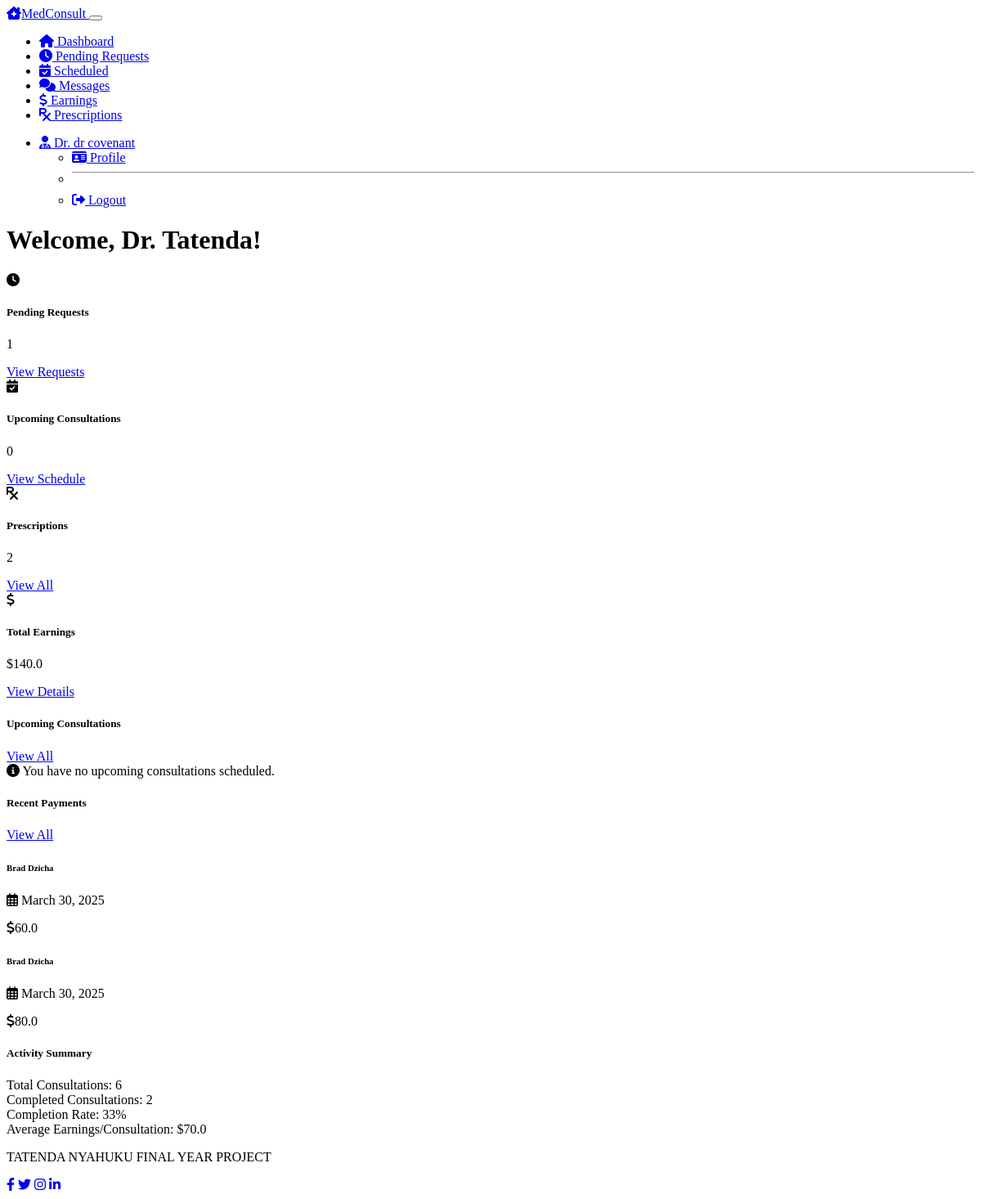
Before: /doctor/dashboard (signed in) with the older database file.
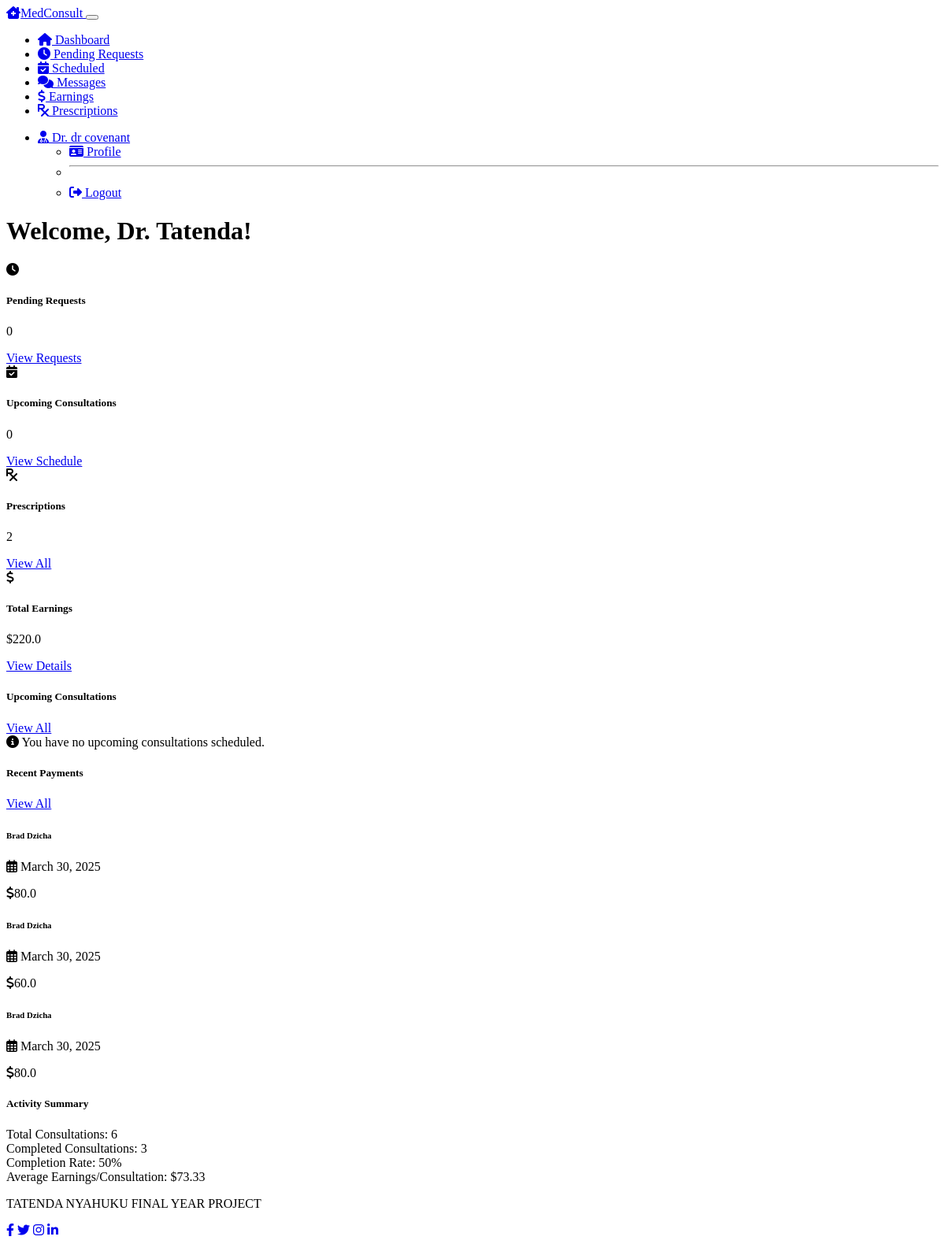
After: the same page with the newer database file.
### models.py (models this page shows, shortened)
class Payment(db.Model):
    __tablename__ = 'payments'
    id = db.Column(db.Integer, primary_key=True)
    consultation_id = db.Column(db.Integer, db.ForeignKey('consultations.id'), nullable=False)
    amount = db.Column(db.Float, nullable=False)
    status = db.Column(db.String(50), default='pending')  # pending, completed, refunded
    timestamp = db.Column(db.DateTime, default=datetime.utcnow)
    consultation = db.relationship('Consultation', foreign_keys=[consultation_id])

class Patient(db.Model):
    __tablename__ = 'patients'
    id = db.Column(db.Integer, primary_key=True)
    user_id = db.Column(db.Integer, db.ForeignKey('users.id'), nullable=False)
    first_name = db.Column(db.String(50), nullable=False)
    last_name = db.Column(db.String(50), nullable=False)
    date_of_birth = db.Column(db.Date, nullable=True)
    phone_number = db.Column(db.String(20), nullable=True)
    address = db.Column(db.String(200), nullable=True)
    consultations = db.relationship('Consultation', backref='patient', lazy=True)
    wallet_balance = db.Column(db.Float, default=0.0)

### routes.py (the view)
@app.route('/doctor/dashboard')
@login_required
@doctor_required
def doctor_dashboard():
    is_verified = current_user.doctor.is_verified
    if not is_verified:
        flash('Your account is pending verification by an administrator. You will not be able to manage consultations until your account is verified.', 'warning')
    upcoming_consultations = []
    pending_requests = []
    recent_payments = []
    total_prescriptions = 0
    total_earnings = 0
    total_consultations = 0
    completed_consultations = 0
    if is_verified:
        upcoming_consultations = Consultation.query.filter_by(
            doctor_id=current_user.doctor.id,
            status='accepted'
        ).filter(
            Consultation.scheduled_time > datetime.utcnow()
        ).order_by(Consultation.scheduled_time).all()
        pending_requests = Consultation.query.filter_by(
            doctor_id=current_user.doctor.id,
            status='requested'
        ).order_by(Consultation.created_at.desc()).all()
        recent_payments = Payment.query.join(Consultation).filter(
            Consultation.doctor_id == current_user.doctor.id,
            Payment.status == 'completed'
        ).order_by(Payment.timestamp.desc()).limit(5).all()
        earnings_result = db.session.query(func.sum(Payment.amount)).join(Consultation).filter(
            Consultation.doctor_id == current_user.doctor.id,
            Payment.status == 'completed'
        ).scalar()
        total_earnings = earnings_result if earnings_result else 0
        prescription_count = db.session.query(func.count(Prescription.id)).join(
            Consultation, Prescription.consultation_id == Consultation.id
        ).filter(
            Consultation.doctor_id == current_user.doctor.id
        ).scalar()
        total_prescriptions = prescription_count if prescription_count else 0
        total_consultations_count = db.session.query(func.count(Consultation.id)).filter(
            Consultation.doctor_id == current_user.doctor.id
        ).scalar()
        total_consultations = total_consultations_count if total_consultations_count else 0
        completed_consultations_count = db.session.query(func.count(Consultation.id)).filter(
            Consultation.doctor_id == current_user.doctor.id,
            Consultation.status == 'completed'
        ).scalar()
        completed_consultations = completed_consultations_count if completed_consultations_count else 0
    return render_template('doctor/dashboard.html',
                          title='Doctor Dashboard',
                          upcoming_consultations=upcoming_consultations,
                          pending_requests=pending_requests,
                          recent_payments=recent_payments,
                          total_prescriptions=total_prescriptions,
                          total_earnings=total_earnings,
                          total_consultations=total_consultations,
                          completed_consultations=completed_consultations,
                          is_verified=is_verified,
                          now=datetime.utcnow,
                          timedelta=timedelta)

### models.py (called while the page is built)
@login_manager.user_loader
def load_user(user_id):
    user = User.query.get(int(user_id))
    if user:
        return user
    return None

### routes.py (called while the page is built)
def doctor_required(f):
    @wraps(f)
    def decorated_function(*args, **kwargs):
        if not current_user.is_authenticated or current_user.role != 'doctor':
            flash('Access denied: Doctor access required', 'danger')
            return redirect(url_for('login'))
        return f(*args, **kwargs)
    return decorated_function

### templates/doctor/dashboard.html (shortened to what the changed rows need)
{% extends "layout.html" %}
{% block content %}
<div class="row mb-4">
    <div class="col-12">
        <h1 class="mb-4">Welcome, Dr. {{ current_user.doctor.first_name }}!</h1>
    </div>
</div>
{% if not current_user.doctor.is_verified %}
<div class="row mb-4">
    <div class="col-12">
        <div class="card bg-dark text-light">
            <div class="card-header bg-warning text-dark">
                <h5 class="mb-0"><i class="fas fa-exclamation-triangle me-2"></i>Account Pending Verification</h5>
            </div>
            <div class="card-body">
                <p>Your doctor account is currently awaiting verification by our administrators. Until your account is verified:</p>
                <ul>
                    <li>You will not appear in patient searches</li>
                    <li>You cannot receive consultation requests</li>
                    <li>You cannot participate in video consultations</li>
                    <li>You cannot issue prescriptions</li>
                </ul>
                <p>This verification process ensures that all medical professionals on our platform have the proper credentials. We typically complete verification within 1-3 business days.</p>
                <p>If your verification is taking longer than expected, please ensure your profile information is complete and accurate, including your medical license number and qualifications.</p>
                <div class="d-grid gap-2 col-md-6 mx-auto mt-4">
                    <a href="{{ url_for('doctor_profile') }}" class="btn btn-primary">
                        <i class="fas fa-user-md me-2"></i>Update My Profile
                    </a>
                </div>
            </div>
        </div>
    </div>
</div>
{% else %}
<div class="row mb-4">
    <div class="col-md-6 col-lg-3 mb-4">
        <div class="card dashboard-card bg-dark text-light h-100">
            <div class="card-body text-center">
                <div class="display-4 mb-2">
                    <i class="fas fa-clock text-warning"></i>
                </div>
                <h5 class="card-title">Pending Requests</h5>
                <p class="card-text display-6">{{ pending_requests|length }}</p>
                <a href="{{ url_for('doctor_pending_requests') }}" class="btn btn-primary">View Requests</a>
            </div>
        </div>
    </div>
    <div class="col-md-6 col-lg-3 mb-4">
        <div class="card dashboard-card bg-dark text-light h-100">
            <div class="card-body text-center">
                <div class="display-4 mb-2">
                    <i class="fas fa-calendar-check text-primary"></i>
                </div>
                <h5 class="card-title">Upcoming Consultations</h5>
                <p class="card-text display-6">{{ upcoming_consultations|length }}</p>
                <a href="{{ url_for('doctor_scheduled_consultations') }}" class="btn btn-primary">View Schedule</a>
            </div>
        </div>
    </div>
    <div class="col-md-6 col-lg-3 mb-4">
        <div class="card dashboard-card bg-dark text-light h-100">
            <div class="card-body text-center">
                <div class="display-4 mb-2">
                    <i class="fas fa-prescription text-info"></i>
                </div>
                <h5 class="card-title">Prescriptions</h5>
                <p class="card-text display-6">{{ total_prescriptions }}</p>
                <a href="{{ url_for('doctor_prescriptions') }}" class="btn btn-primary">View All</a>
            </div>
        </div>
    </div>
    <div class="col-md-6 col-lg-3 mb-4">
        <div class="card dashboard-card bg-dark text-light h-100">
            <div class="card-body text-center">
                <div class="display-4 mb-2">
                    <i class="fas fa-dollar-sign text-success"></i>
                </div>
                <h5 class="card-title">Total Earnings</h5>
                <p class="card-text display-6">${{ total_earnings|round(2) }}</p>
                <a href="{{ url_for('doctor_earnings') }}" class="btn btn-primary">View Details</a>
            </div>
        </div>
    </div>
</div>
<div class="row">
    <div class="col-md-8">
        <div class="card bg-dark text-light mb-4">
            <div class="card-header d-flex justify-content-between align-items-center">
                <h5 class="mb-0">Upcoming Consultations</h5>
                <a href="{{ url_for('doctor_scheduled_consultations') }}" class="btn btn-sm btn-outline-primary">View All</a>
            </div>
            <div class="card-body">
                {% if upcoming_consultations %}
                    {% for consultation in upcoming_consultations %}
                        <div class="consultation-item p-3 mb-3 rounded bg-dark border border-secondary">
                            <div class="d-flex justify-content-between align-items-start">
                                <div>
                                    <h5 class="mb-1">{{ consultation.patient.first_name }} {{ consultation.patient.last_name }}</h5>
                                    <p class="mb-1">
                                        <i class="fas fa-calendar-alt me-2"></i>
                                        {{ consultation.scheduled_time.strftime('%B %d, %Y') }}
                                    </p>
                                    <p class="mb-2">
                                        <i class="fas fa-clock me-2"></i>
                                        {{ consultation.scheduled_time.strftime('%I:%M %p') }}
                                    </p>
                                    <p class="mb-0">
                                        <span class="badge bg-primary">
                                            <i class="fas fa-dollar-sign me-1"></i>{{ consultation.final_fee }}
                                        </span>
                                    </p>
                                </div>
                                <div>
                                    {% set time_now = now() %}
                                    {% set time_start = consultation.scheduled_time - timedelta(minutes=15) %}
                                    {% set time_end = consultation.scheduled_time + timedelta(minutes=15) %}
                                    {% if time_now >= time_start and time_now <= time_end %}
                                        <a href="{{ url_for('doctor_consultation_room', consultation_id=consultation.id) }}" class="btn btn-success">
                                            <i class="fas fa-video me-1"></i> Join Now
                                        </a>
                                    {% else %}
                                        <button class="btn btn-secondary" disabled>
                                            <i class="fas fa-video me-1"></i> Not Yet Available
                                        </button>
                                    {% endif %}
                                    <a href="{{ url_for('doctor_consultation_messages', consultation_id=consultation.id) }}" class="btn btn-outline-primary mt-2">
                                        <i class="fas fa-comments me-1"></i> Messages
                                    </a>
                                </div>
                            </div>
                        </div>
                    {% endfor %}
                {% else %}
                    <div class="alert alert-info">
                        <i class="fas fa-info-circle me-2"></i>
                        You have no upcoming consultations scheduled.
                    </div>
                {% endif %}
            </div>
        </div>
    </div>
    <div class="col-md-4">
        <div class="card bg-dark text-light mb-4">
            <div class="card-header d-flex justify-content-between align-items-center">
                <h5 class="mb-0">Recent Payments</h5>
                <a href="{{ url_for('doctor_earnings') }}" class="btn btn-sm btn-outline-primary">View All</a>
            </div>
            <div class="card-body">
                {% if recent_payments %}
                    {% for payment in recent_payments %}
                        <div class="border-bottom pb-3 mb-3">
                            <div class="d-flex justify-content-between align-items-start">
                                <div>
                                    <h6>{{ payment.consultation.patient.first_name }} {{ payment.consultation.patient.last_name }}</h6>
                                    <p class="mb-0 small text-muted">
                                        <i class="far fa-calendar-alt me-1"></i>
                                        {{ payment.timestamp.strftime('%B %d, %Y') }}
                                    </p>
                                </div>
                                <div>
                                    <span class="badge bg-success">
                                        <i class="fas fa-dollar-sign me-1"></i>{{ payment.amount }}
                                    </span>
                                </div>
                            </div>
                        </div>
                    {% endfor %}
                {% else %}
                    <div class="alert alert-info">
                        <i class="fas fa-info-circle me-2"></i>
                        No recent payments.
                    </div>
                {% endif %}
            </div>
        </div>
        <div class="card bg-dark text-light">
            <div class="card-header">
                <h5 class="mb-0">Activity Summary</h5>
            </div>
            <div class="card-body">
                <div class="d-flex justify-content-between align-items-center mb-3">
                    <span>Total Consultations:</span>
                    <span class="badge bg-info">{{ total_consultations }}</span>
                </div>
                <div class="d-flex justify-content-between align-items-center mb-3">
                    <span>Completed Consultations:</span>
                    <span class="badge bg-success">{{ completed_consultations }}</span>
                </div>
                <div class="d-flex justify-content-between align-items-center mb-3">
                    <span>Completion Rate:</span>
                    <span class="badge bg-primary">
                        {% if total_consultations > 0 %}
                            {{ (completed_consultations / total_consultations * 100)|round|int }}%
                        {% else %}
                            0%
                        {% endif %}
                    </span>
                </div>
                <div class="d-flex justify-content-between align-items-center">
                    <span>Average Earnings/Consultation:</span>
                    <span class="badge bg-warning text-dark">
                        {% if completed_consultations > 0 %}
                            ${{ (total_earnings / completed_consultations)|round(2) }}
                        {% else %}
                            $0.00
                        {% endif %}
                    </span>
                </div>
            </div>
        </div>
    </div>
</div>
{% endif %}
{% endblock %}

Changed rows visible on the page:
added Payment: consultation.patient.first_name "Brad", consultation.patient.last_name "Dzicha", timestamp "March 30, 2025", amount "80.0"
Other visible differences:
{{ pending_requests|length }}: "1" → "0"
{{ total_earnings|round(2) }}: "140.0" → "220.0"
{{ completed_consultations }}: "2" → "3"
{{ (completed_consultations / total_consultations * 100)|round|int }}: "33" → "50"
{{ (total_earnings / completed_consultations)|round(2) }}: "70.0" → "73.33"
